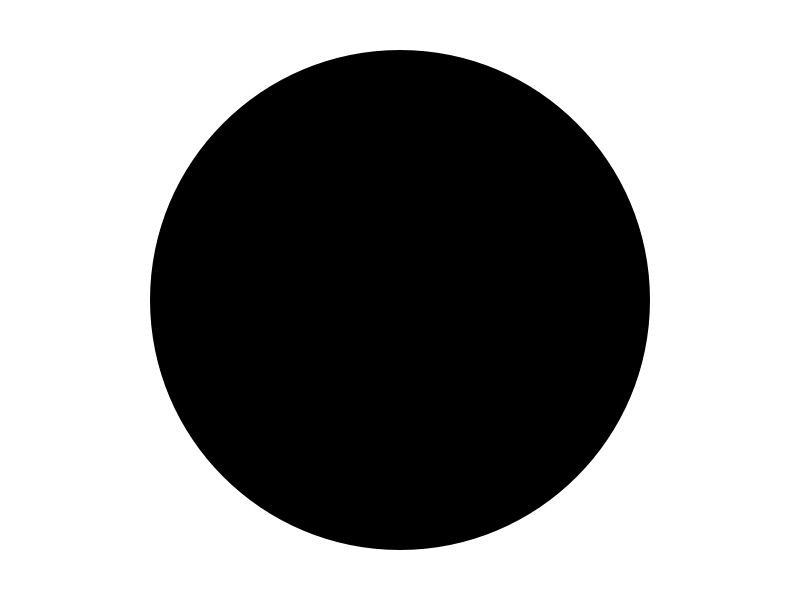
Frame 1 (no input)
Frame 60 (the mouse pressed at the canvas centre just before this capture): identical to frame 1, image omitted
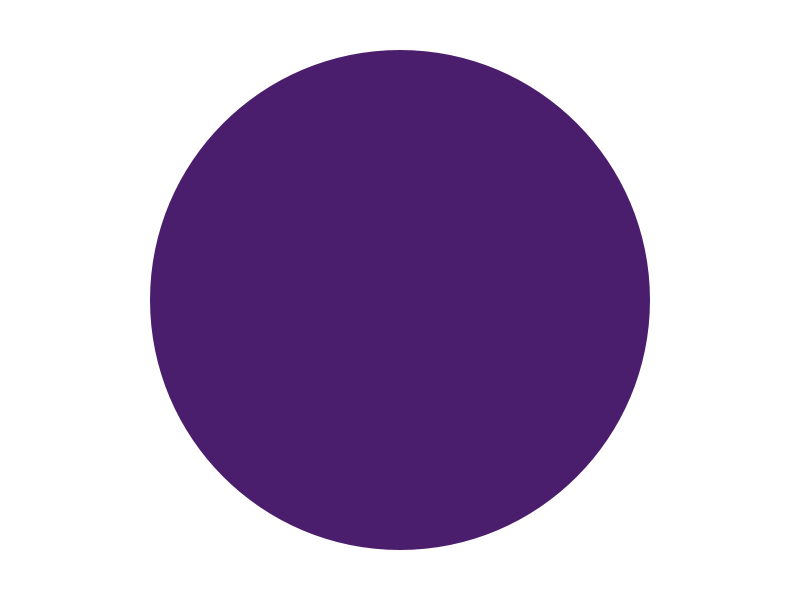
Frame 120 (the mouse held since frame 60 and released just before this capture)

The Processing sketch that drew these frames (run headless with seeded random() and noise(); from frame 60 on, the mouse is pressed at the canvas centre):

// Processing sketch: interpolation_couleur
// ── interpolation_couleur.pde

float r, g, b;
float R, G, B;

void setup() {
  size(800, 600);
}

void mousePressed() {
  R = random(255);
  G = random(255);
  B = random(255);
}

void draw() {  
  background(255);
  noStroke();

  r += (R - r) * 0.01;
  g += (G - g) * 0.01;
  b += (B - b) * 0.01;

  fill(r, g, b);
  ellipse(width/2, height/2, 500, 500);
}
